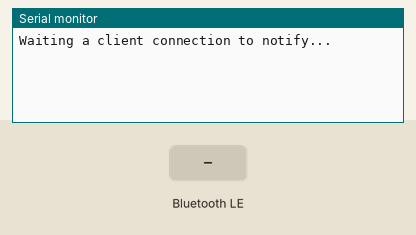
Recording of a sketch running on a simulated ESP32. Shown: the last lines printed to the serial monitor. Inputs (shaded band) come from the test bench. Nothing arrives over Bluetooth unless stated; a phone connects over Bluetooth LE 3 s after start.

Above: at 1.2 s.
1.3 s: Bluetooth LE write "5" received
At 2.1 s:
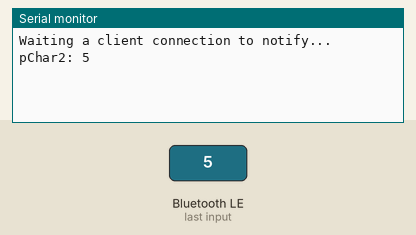
2.8 s: Bluetooth LE write "90" received
At 3.2 s:
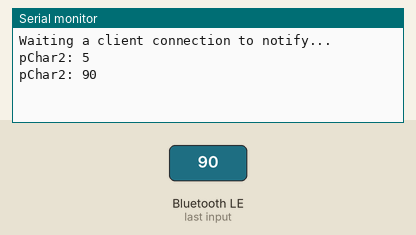
4.3 s: Bluetooth LE write "200" received
At 5.6 s:
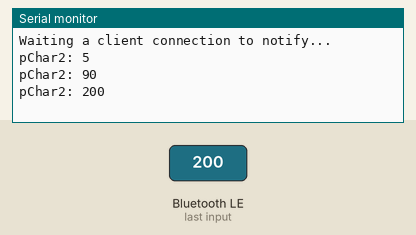

The sketch:

BLE_read_and_write.ino
```cpp
/*
  Based on Neil Kolban example for IDF: https://github.com/nkolban/esp32-snippets/blob/master/cpp_utils/tests/BLE%20Tests/SampleNotify.cpp
  Ported to Arduino ESP32 by Evandro Copercini
  updated by chegewara and MoThunderz
*/
#include <BLEDevice.h>
#include <BLEServer.h>
#include <BLEUtils.h>
#include <BLE2902.h>

BLEServer* pServer = NULL;
BLECharacteristic* pCharacteristic = NULL;
BLECharacteristic* pCharacteristic_2 = NULL;
BLEDescriptor *pDescr;
BLE2902 *pBLE2902;

bool deviceConnected = false;
bool oldDeviceConnected = false;
uint32_t value = 0;

// See the following for generating UUIDs:
// https://www.uuidgenerator.net/

#define SERVICE_UUID        "4fafc201-1fb5-459e-8fcc-c5c9c331914b"
#define CHAR1_UUID          "beb5483e-36e1-4688-b7f5-ea07361b26a8"
#define CHAR2_UUID          "e3223119-9445-4e96-a4a1-85358c4046a2"

class MyServerCallbacks: public BLEServerCallbacks {
    void onConnect(BLEServer* pServer) {
      deviceConnected = true;
    };

    void onDisconnect(BLEServer* pServer) {
      deviceConnected = false;
    }
};

class CharacteristicCallBack: public BLECharacteristicCallbacks {
  void onWrite(BLECharacteristic *pChar) override {
    std::string pChar2_value_stdstr = pChar->getValue();
    String pChar2_value_string = String(pChar2_value_stdstr.c_str());
    int pChar2_value_int = pChar2_value_string.toInt();
    Serial.println("pChar2: " + String(pChar2_value_int));
  }
};

void setup() {
  Serial.begin(115200);

  // Create the BLE Device
  BLEDevice::init("ESP32");

  // Create the BLE Server
  pServer = BLEDevice::createServer();
  pServer->setCallbacks(new MyServerCallbacks());

  // Create the BLE Service
  BLEService *pService = pServer->createService(SERVICE_UUID);

  // Create a BLE Characteristic
  pCharacteristic = pService->createCharacteristic(
                      CHAR1_UUID,
                      BLECharacteristic::PROPERTY_NOTIFY
                    );

  pCharacteristic_2 = pService->createCharacteristic(
                      CHAR2_UUID,
                      BLECharacteristic::PROPERTY_READ   |
                      BLECharacteristic::PROPERTY_WRITE
                    );

  // Create a BLE Descriptor

  pDescr = new BLEDescriptor((uint16_t)0x2901);
  pDescr->setValue("A very interesting variable");
  pCharacteristic->addDescriptor(pDescr);

  pBLE2902 = new BLE2902();
  pBLE2902->setNotifications(true);

  // Add all Descriptors here
  pCharacteristic->addDescriptor(pBLE2902);
  pCharacteristic_2->addDescriptor(new BLE2902());

  // After defining the desriptors, set the callback functions
  pCharacteristic_2->setCallbacks(new CharacteristicCallBack());

  // Start the service
  pService->start();

  // Start advertising
  BLEAdvertising *pAdvertising = BLEDevice::getAdvertising();
  pAdvertising->addServiceUUID(SERVICE_UUID);
  pAdvertising->setScanResponse(false);
  pAdvertising->setMinPreferred(0x0);  // set value to 0x00 to not advertise this parameter
  BLEDevice::startAdvertising();
  Serial.println("Waiting a client connection to notify...");
}

void loop() {
    // notify changed value
    if (deviceConnected) {
        pCharacteristic->setValue(value);
        pCharacteristic->notify();
        value++;
        delay(1000);
    }
    // disconnecting
    if (!deviceConnected && oldDeviceConnected) {
        delay(500); // give the bluetooth stack the chance to get things ready
        pServer->startAdvertising(); // restart advertising
        Serial.println("start advertising");
        oldDeviceConnected = deviceConnected;
    }
    // connecting
    if (deviceConnected && !oldDeviceConnected) {
        // do stuff here on connecting
        oldDeviceConnected = deviceConnected;
    }
}
```

Measured:
- after the input at 1.3 s, the serial monitor: prints a new line after 0.05 s (image 1)
- after the input at 2.8 s, the serial monitor: prints a new line after 0.05 s (image 2)
- after the input at 4.3 s, the serial monitor: prints a new line after 0.05 s (image 3)
